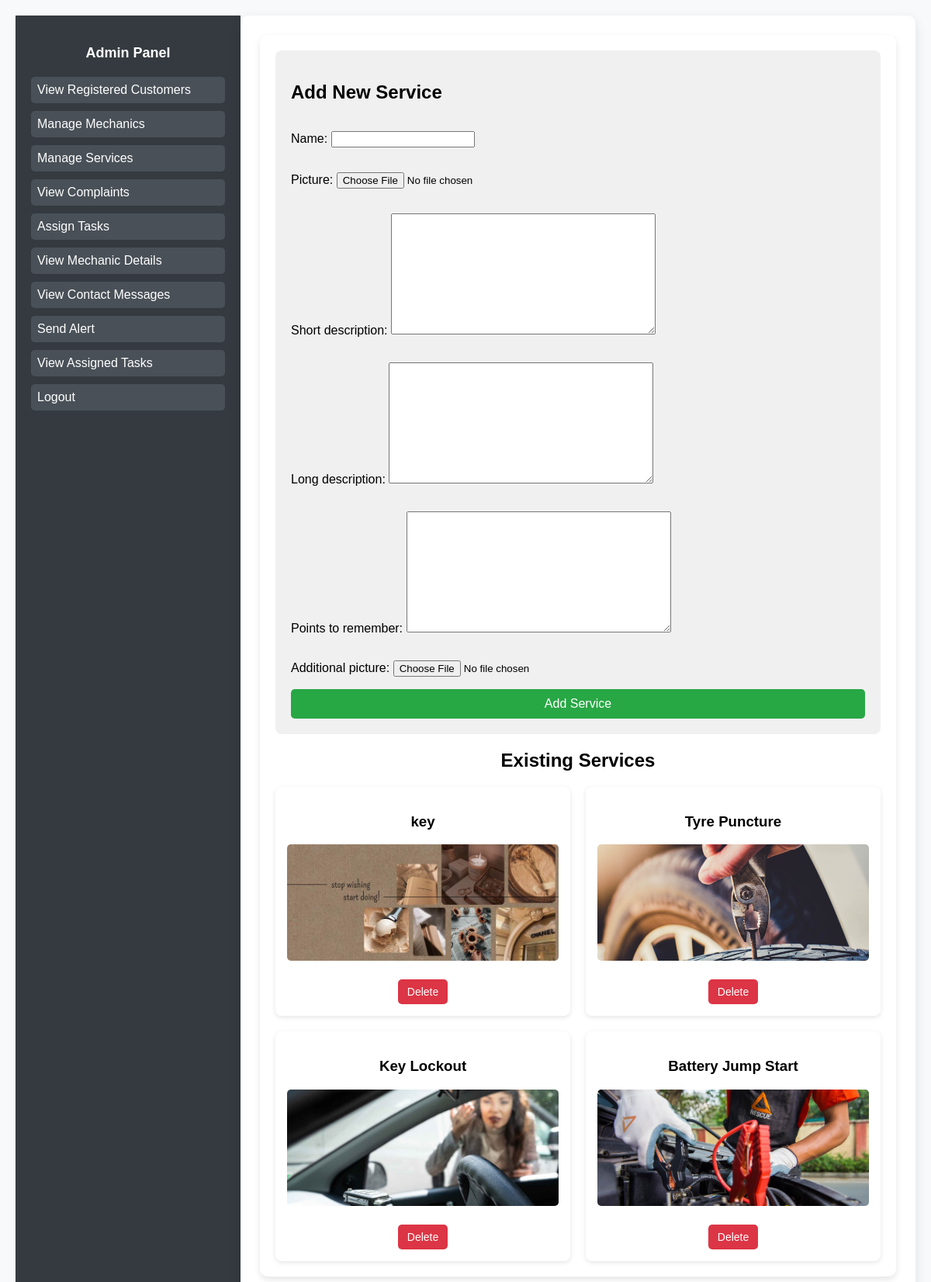
/manage-services/ (signed in), run on the app's committed database.
### Home/models.py (models this page shows, shortened)
class ServiceProvided(models.Model):
    name = models.CharField(max_length=255)
    picture = models.ImageField(upload_to='services/')  # Main picture
    short_description = models.TextField()
    long_description = models.TextField()
    points_to_remember = models.TextField()
    additional_picture = models.ImageField(upload_to='services/', blank=True, null=True)  # Additional Picture

### Home/views.py (the view, shortened to what this page needs)
# urls.py: path('manage-services/', views.manage_service, name='manage_service'),
@login_required
def manage_service(request):
    form = ServiceProvidedForm()  # Ensure form is always initialized
    services = ServiceProvided.objects.all()
    return render(request, 'manage_service.html', {'form': form, 'services': services})

### Home/forms.py
class ServiceProvidedForm(forms.ModelForm):
    class Meta:
        model = ServiceProvided
        fields = ['name', 'picture', 'short_description', 'long_description', 'points_to_remember', 'additional_picture']

### templates/manage_service.html (shortened to what this page needs)
{% extends 'base_admin.html' %}
{% block content %}
<!DOCTYPE html>
<html lang="en">
<head>
</head>
<body style="font-family: Arial, sans-serif; background-color: #f8f9fa; margin: 0; padding: 20px;">
    <div style="max-width: 900px; margin: 0 auto; background: #fff; padding: 20px; border-radius: 10px; box-shadow: 0px 4px 8px rgba(0, 0, 0, 0.1);">
        <div style="background: #f0f0f0; padding: 20px; border-radius: 8px; margin-bottom: 20px;">
            <h2>Add New Service</h2>
            <form method="post" enctype="multipart/form-data" style="display: flex; flex-direction: column;">
                {{ form.as_p }}
                <button type="submit" style="background: #28a745; color: white; padding: 10px 15px; border: none; cursor: pointer; font-size: 16px; border-radius: 5px; transition: 0.3s;">
                    Add Service
                </button>
            </form>
        </div>
        <h2 style="text-align: center; margin: 20px 0;">Existing Services</h2>
        <div style="display: grid; grid-template-columns: repeat(auto-fit, minmax(250px, 1fr)); gap: 20px;">
            {% for service in services %}
                <div style="background: white; padding: 15px; border-radius: 8px; box-shadow: 0px 2px 6px rgba(0, 0, 0, 0.1); text-align: center; transition: 0.3s;">
                    <h3>{{ service.name }}</h3>
                    <img src="{{ service.picture.url }}" alt="Service Image" style="width: 100%; height: 150px; object-fit: cover; border-radius: 5px; margin-bottom: 10px;">
                    <form method="post" style="margin-top: 10px;" onsubmit="return confirmDelete();">
                        <button type="submit" name="delete" style="background: #dc3545; color: white; padding: 8px 12px; border: none; cursor: pointer; font-size: 14px; border-radius: 5px; transition: 0.3s;">
                            Delete
                        </button>
                    </form>
                </div>
            {% empty %}
                <p style="text-align: center; font-size: 16px; color: gray; margin-top: 20px;">No services available.</p>
            {% endfor %}
        </div>
    </div>
</body>
</html>
{% endblock %}

### data on the page
ServiceProvided: name "key", picture (picture)
ServiceProvided: name "Tyre Puncture", picture (picture)
ServiceProvided: name "Key Lockout", picture (picture)
ServiceProvided: name "Battery Jump Start", picture (picture)
